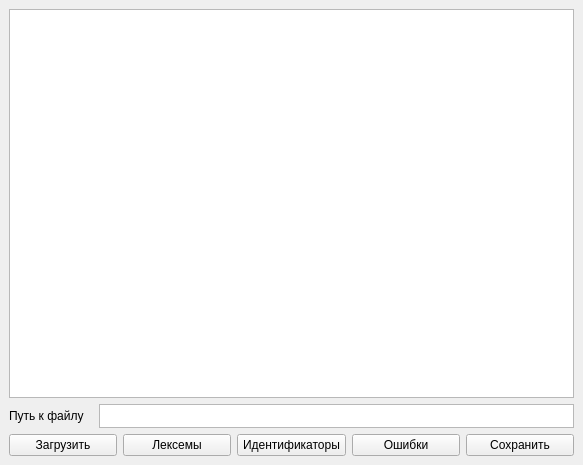
<?xml version="1.0" encoding="UTF-8"?>
<ui version="4.0">
 <class>MainWindow</class>
 <widget class="QMainWindow" name="MainWindow">
  <property name="geometry">
   <rect>
    <x>0</x>
    <y>0</y>
    <width>583</width>
    <height>465</height>
   </rect>
  </property>
  <property name="sizePolicy">
   <sizepolicy hsizetype="Preferred" vsizetype="Preferred">
    <horstretch>0</horstretch>
    <verstretch>0</verstretch>
   </sizepolicy>
  </property>
  <property name="windowTitle">
   <string>MainWindow</string>
  </property>
  <widget class="QWidget" name="centralwidget">
   <layout class="QVBoxLayout" name="verticalLayout">
    <item>
     <widget class="QTextEdit" name="textEdit">
      <property name="sizePolicy">
       <sizepolicy hsizetype="Expanding" vsizetype="Expanding">
        <horstretch>0</horstretch>
        <verstretch>0</verstretch>
       </sizepolicy>
      </property>
     </widget>
    </item>
    <item>
     <layout class="QHBoxLayout" name="horizontalLayout_2">
      <property name="spacing">
       <number>0</number>
      </property>
      <item>
       <widget class="QLabel" name="label">
        <property name="maximumSize">
         <size>
          <width>75</width>
          <height>15</height>
         </size>
        </property>
        <property name="text">
         <string>Путь к файлу:</string>
        </property>
       </widget>
      </item>
      <item>
       <spacer name="horizontalSpacer">
        <property name="orientation">
         <enum>Qt::Horizontal</enum>
        </property>
        <property name="sizeType">
         <enum>QSizePolicy::Fixed</enum>
        </property>
        <property name="sizeHint" stdset="0">
         <size>
          <width>15</width>
          <height>5</height>
         </size>
        </property>
       </spacer>
      </item>
      <item>
       <widget class="QTextEdit" name="textEdit_2">
        <property name="enabled">
         <bool>true</bool>
        </property>
        <property name="sizePolicy">
         <sizepolicy hsizetype="Preferred" vsizetype="Preferred">
          <horstretch>0</horstretch>
          <verstretch>0</verstretch>
         </sizepolicy>
        </property>
        <property name="minimumSize">
         <size>
          <width>0</width>
          <height>0</height>
         </size>
        </property>
        <property name="maximumSize">
         <size>
          <width>600</width>
          <height>24</height>
         </size>
        </property>
       </widget>
      </item>
     </layout>
    </item>
    <item>
     <layout class="QHBoxLayout" name="horizontalLayout">
      <item>
       <widget class="QPushButton" name="pushButton_2">
        <property name="text">
         <string>Загрузить</string>
        </property>
       </widget>
      </item>
      <item>
       <widget class="QPushButton" name="pushButton_3">
        <property name="text">
         <string>Лексемы</string>
        </property>
       </widget>
      </item>
      <item>
       <widget class="QPushButton" name="pushButton_4">
        <property name="text">
         <string>Идентификаторы</string>
        </property>
       </widget>
      </item>
      <item>
       <widget class="QPushButton" name="pushButton_5">
        <property name="text">
         <string>Ошибки</string>
        </property>
       </widget>
      </item>
      <item>
       <widget class="QPushButton" name="pushButton">
        <property name="enabled">
         <bool>true</bool>
        </property>
        <property name="text">
         <string>Сохранить</string>
        </property>
       </widget>
      </item>
     </layout>
    </item>
   </layout>
  </widget>
  <widget class="QMenuBar" name="menubar">
   <property name="geometry">
    <rect>
     <x>0</x>
     <y>0</y>
     <width>583</width>
     <height>26</height>
    </rect>
   </property>
  </widget>
 </widget>
 <resources/>
 <connections/>
</ui>
